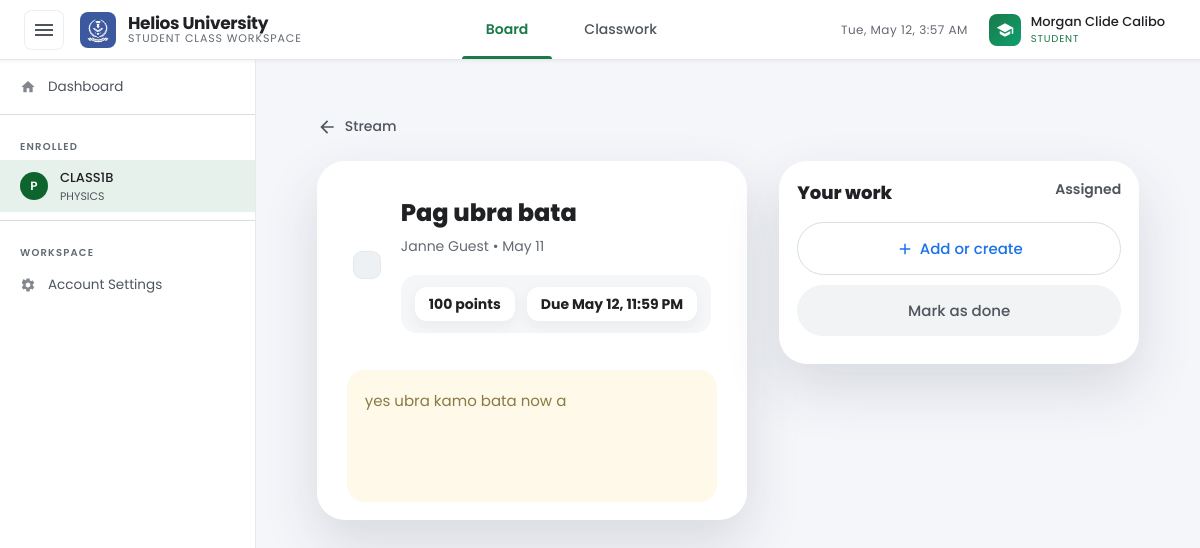
Page /class.php?id=C002&post=post_6a013a1532fb9 (signed in) on the committed database.
### tables this page shows
CREATE TABLE `users` (
  `id` int(10) UNSIGNED NOT NULL,
  `request_id` varchar(20) NOT NULL COMMENT 'Temp registration ID (REQ-XXXXXXXX), kept for audit trail',
  `authorized_person_id` varchar(36) DEFAULT NULL,
  `firstname` varchar(100) NOT NULL,
  `lastname` varchar(100) NOT NULL,
  `fullname` varchar(201) NOT NULL,
  `phonenumber` varchar(255) NOT NULL COMMENT 'Encrypted at application layer',
  `username` varchar(10) NOT NULL COMMENT 'Permanent ID — YY-XXXX format — set once on approval, NEVER updated',
  `email` varchar(255) NOT NULL COMMENT 'Encrypted at application layer',
  `password` varchar(255) DEFAULT NULL COMMENT 'bcrypt hash — NULL until approved',
  `role` enum('student','faculty','admin') NOT NULL,
  `status` enum('pending','active','disabled') NOT NULL DEFAULT 'pending',
  `activation_request` tinyint(1) NOT NULL DEFAULT 1,
  `registered_at` datetime NOT NULL DEFAULT current_timestamp(),
  `activated_at` datetime DEFAULT NULL COMMENT 'Set when admin approves the account',
  `must_change_password` tinyint(1) NOT NULL DEFAULT 0,
  `temp_password_expires_at` int(11) DEFAULT NULL,
  `disabled_reason` varchar(100) DEFAULT NULL,
  `disabled_at` datetime DEFAULT NULL,
  `otp` varchar(6) DEFAULT NULL,
  `otp_expiry` int(11) DEFAULT NULL,
  `disabled_by` varchar(100) DEFAULT NULL,
  `enabled_by` varchar(100) DEFAULT NULL,
  `enabled_at` datetime DEFAULT NULL,
  `password_changed_at` datetime DEFAULT NULL
);

CREATE TABLE `classes` (
  `id` varchar(20) NOT NULL,
  `name` varchar(200) NOT NULL,
  `subject` varchar(200) NOT NULL,
  `description` text DEFAULT NULL,
  `code` char(6) NOT NULL COMMENT '6-char alphanumeric join code',
  `owner` varchar(10) NOT NULL COMMENT 'Faculty YY-XXXX username',
  `status` enum('active','archived') NOT NULL DEFAULT 'active',
  `created_at` datetime NOT NULL DEFAULT current_timestamp()
);

CREATE TABLE `posts` (
  `id` varchar(20) NOT NULL,
  `class_id` varchar(20) NOT NULL,
  `type` enum('announcement','assignment','material') NOT NULL DEFAULT 'announcement',
  `title` varchar(255) DEFAULT NULL,
  `body` text DEFAULT NULL,
  `link_url` varchar(2048) DEFAULT NULL,
  `posted_by` varchar(10) NOT NULL,
  `posted_at` datetime NOT NULL DEFAULT current_timestamp(),
  `deadline` datetime DEFAULT NULL,
  `points` int(10) UNSIGNED DEFAULT NULL
);

### class.php (the view, shortened to what the rows shown need)
<?php
require_once __DIR__ . '/db.php';
class SystemCore implements DatabaseDriverInterface {
    public static function authenticateSession(): array {
        $role = $_SESSION['role'];
        return [
            'username' => htmlspecialchars($_SESSION['username'], ENT_QUOTES, 'UTF-8'),
            'role'     => htmlspecialchars($role, ENT_QUOTES, 'UTF-8')
        ];
    }
    public static function load(string $type): array {
        global $pdo;
        if ($type === 'classes') {
            $stmt = $pdo->query("SELECT * FROM classes");
            $classes = $stmt->fetchAll();
            foreach ($classes as &$cls) {
                $s = $pdo->prepare("SELECT * FROM subjects WHERE class_id = ?");
                $s->execute([$cls['id']]);
                $subjects = $s->fetchAll();
                foreach ($subjects as &$subj) {
                    $sm = $pdo->prepare("SELECT username FROM subject_members WHERE subject_id = ?");
                    $sm->execute([$subj['id']]);
                    $subj['students'] = array_column($sm->fetchAll(), 'username');
                }
                $cls['subjects'] = $subjects;
                $m = $pdo->prepare("SELECT username FROM class_members WHERE class_id = ?");
                $m->execute([$cls['id']]);
                $cls['members'] = array_column($m->fetchAll(), 'username');
                $p = $pdo->prepare("SELECT * FROM posts WHERE class_id = ? ORDER BY posted_at DESC");
                $p->execute([$cls['id']]);
                $posts = $p->fetchAll();
                foreach ($posts as &$post) {
                    $pf = $pdo->prepare("SELECT * FROM post_files WHERE post_id = ?");
                    $pf->execute([$post['id']]);
                    $pfile = $pf->fetch();
                    $post['file'] = $pfile ? [
                        'name' => $pfile['orig_name'],
                        'path' => $pfile['stored_path'],
                        'ext'  => $pfile['ext'],
                        'size' => $pfile['size'],
                    ] : null;
                    $cm = $pdo->prepare("SELECT * FROM comments WHERE post_id = ? ORDER BY posted_at ASC");
                    $cm->execute([$post['id']]);
                    $rawComments = $cm->fetchAll();
                    $post['comments'] = array_map(fn($c) => [
                        'id'        => $c['id'],
                        'author'    => $c['author'],
                        'role'      => $c['role'],
                        'body'      => $c['body'],
                        'posted_at' => $c['posted_at'],
                    ], $rawComments);
                    $sf = $pdo->prepare("SELECT * FROM submissions WHERE post_id = ?");
                    $sf->execute([$post['id']]);
                    $subs = $sf->fetchAll();
                }
            }
            return ['classes' => $classes];
        } else {
            $stmt = $pdo->query("SELECT * FROM users");
            $users = $stmt->fetchAll();
            return ['user' => $users];
        }
    }
}
class ClassroomManager {
    private array $classesData;
    private array $usersData;
    private string $currentUsername;
    private string $currentUserRole;
    private ?array $currentClass = null;
    private string $classId;
    public function __construct(string $username, string $role, string $classId) {
        $this->currentUsername = $username;
        $this->currentUserRole = $role;
        $this->classId = $classId;
$this->classesData = SystemCore::load('classes');
$this->usersData   = SystemCore::load('users');
    }
    private function resolveClassContext(): void {
        foreach ($this->classesData['classes'] as &$cls) {
            if (isset($cls['id']) && $cls['id'] === $this->classId) {
                if ($this->currentUserRole === 'faculty') {
                    if (($cls['owner'] ?? '') === $this->currentUsername || $this->isFacultyAssignedToClass($cls)) {
                        $this->currentClass = &$cls;
                        return;
                    }
                } elseif ($this->currentUserRole === 'student') {
                    if (in_array($this->currentUsername, $cls['members'] ?? [], true) || $this->isStudentEnrolledInSubject($cls)) {
                        $this->currentClass = &$cls;
                        return;
                    }
                } elseif ($this->currentUserRole === 'admin') {
                    $this->currentClass = &$cls;
                    return;
                }
            }
        }
        exit();
    }
    public function getClassData(): array {
        return $this->currentClass ?? [];
    }
    public function buildUserDictionary(): array {
        $dict = [];
        foreach ($this->usersData['user'] ?? [] as $user) {
            if (isset($user['username'])) {
                $dict[$user['username']] = $user;
            }
        }
        return $dict;
    }
    public function getCurrentProfile(): array {
        foreach ($this->usersData['user'] ?? [] as $user) {
            if (($user['username'] ?? '') === $this->currentUsername) {
                return $user;
            }
        }
        return [];
    }
}
class ViewRenderer {
    public static function getPostTheme(string $type): array {
        switch (strtolower(trim($type))) {
            case 'assignment':
                return ['label' => 'Assignment', 'color' => 'var(--gc-blue)', 'bg' => 'var(--gc-blue-light)', 'icon' => 'icon-assignment'];
        }
    }
}
$authData = SystemCore::authenticateSession();
$username = $authData['username'];
$role     = $authData['role'];
$classId = trim($_GET['id'] ?? $_GET['class_id'] ?? '');
$manager = new ClassroomManager($username, $role, $classId);
$currentClass    = $manager->getClassData();
$usersDictionary = $manager->buildUserDictionary();
$myProfile       = $manager->getCurrentProfile();
$myDisplayName = $myProfile['display_name'] ?? $myProfile['fullname'] ?? $username;
$facultyUsername = $currentClass['owner'] ?? '';
$facultyProfile  = $usersDictionary[$facultyUsername] ?? [];
$facultyName     = $facultyProfile['display_name'] ?? $facultyProfile['fullname'] ?? $facultyUsername;
$classPosts      = $currentClass['posts'] ?? [];
$activePostId = trim($_GET['post'] ?? '');
$activePost   = null;
if ($activePostId) {
    foreach ($classPosts as $p) {
        if (($p['id'] ?? '') === $activePostId) { $activePost = $p; break; }
    }
}
?>
<!DOCTYPE html>
<html lang="en">
<head>
</head>
<body>
<nav class="app-bar" id="globalAppBar">
    <div class="app-bar-right">
        <button type="button" class="user-avatar-trigger" id="accountButton" title="Account" aria-haspopup="dialog" aria-expanded="false">
            <span class="user-avatar-meta">
                <span class="user-avatar-name"><?= htmlspecialchars($myDisplayName) ?></span>
                <span class="user-avatar-role"><?= ucfirst($role) ?></span>
            </span>
        </button>
    </div>
</nav>
<div class="app-shell">
<nav class="class-sidebar" id="classSidebar">
    <?php
    $allClassesForSidebar = SystemCore::load('classes');
    $sidebarClasses = [];
    foreach ($allClassesForSidebar['classes'] ?? [] as $sc) {
        $facultyAssigned = false;
        $studentSubjectEnrollment = false;
        foreach ($sc['subjects'] ?? [] as $subject) {
            if (in_array($username, $subject['students'] ?? [], true)) $studentSubjectEnrollment = true;
        }
        if ($role === 'faculty' && (($sc['owner'] ?? '') === $username || $facultyAssigned)) $sidebarClasses[] = $sc;
        elseif ($role === 'student' && (in_array($username, $sc['members'] ?? [], true) || $studentSubjectEnrollment)) $sidebarClasses[] = $sc;
    }
    foreach (array_slice($sidebarClasses, 0, 8) as $sc):
        $scInitial = strtoupper(substr($sc['subject'] ?? $sc['name'], 0, 1));
        $isCurrentClass = ($sc['id'] === $classId);
    ?>
    <a href="class.php?id=<?= urlencode($sc['id']) ?>" class="sidebar-class-item <?= $isCurrentClass ? 'active' : '' ?>">
        <div class="sidebar-class-avatar" style="<?= $isCurrentClass ? 'background:var(--class-theme-grad);color:#fff;' : '' ?>"><?= $scInitial ?></div>
        <div class="sidebar-class-info">
            <span class="sidebar-class-name"><?= htmlspecialchars($sc['name']) ?></span>
            <span class="sidebar-class-sub"><?= htmlspecialchars($sc['subject'] ?? '') ?></span>
        </div>
    </a>
    <?php endforeach; ?>
</nav>
<main class="workspace-container" id="mainWorkspace">
    <?php if ($activePost): ?>
        <?php
            $postType  = $activePost['type'] ?? 'announcement';
            $isAssign  = ($postType === 'assignment');
            $mySub     = ($role === 'student' && $isAssign && isset($activePost['submissions'][$username]))
                         ? $activePost['submissions'][$username] : null;
            $isLate    = $isAssign && !empty($activePost['deadline']) && strtotime($activePost['deadline']) < time();
            $postTheme = ViewRenderer::getPostTheme($postType);
        ?>
        <div class="gc-detail-wrap">
            <a href="?id=<?= urlencode($classId) ?>#class-stream" class="gc-detail-back">
                <svg viewBox="0 0 24 24" style="width:20px;height:20px;fill:currentColor;"><path d="M20 11H7.83l5.59-5.59L12 4l-8 8 8 8 1.41-1.41L7.83 13H20v-2z"/></svg>
                Stream
            </a>
            <div class="gc-detail-layout">
                <div class="gc-detail-main">
                    <div class="gc-detail-header">
                        <div class="gc-detail-icon" style="background:<?= $postTheme['color'] ?>;">
                        </div>
                        <div class="gc-detail-title-group">
                            <h1 class="gc-detail-title"><?= htmlspecialchars($activePost['title'] ?? 'Untitled') ?></h1>
                            <div class="gc-detail-meta">
                                <?= htmlspecialchars($facultyName) ?> &bull; <?= date('M j', strtotime($activePost['posted_at'] ?? 'now')) ?>
                            </div>
                            <div class="gc-detail-points-row">
                                <?php if ($isAssign): ?>
                                    <span><?= htmlspecialchars((string)($activePost['points'] ?? 100)) ?> points</span>
                                    <?php if (!empty($activePost['deadline'])): ?>
                                        <span class="gc-detail-due">Due <?= date('M j, g:i A', strtotime($activePost['deadline'])) ?></span>
                                    <?php endif; ?>
                                <?php endif; ?>
                            </div>
                        </div>
                    </div>
                    <hr class="gc-detail-divider">
                    <?php if (!empty($activePost['body'])): ?>
                        <div class="gc-detail-body"><?= nl2br(htmlspecialchars($activePost['body'])) ?></div>
                    <?php endif; ?>
                </div>
                <?php if ($role === 'student' && $isAssign): ?>
                <aside class="gc-detail-sidebar">
                    <div class="gc-your-work-panel">
                        <div class="gc-yw-header">
                            <span class="gc-yw-title">Your work</span>
                            <?php if ($mySub): ?>
                                <?php if (isset($mySub['score']) && $mySub['score'] !== null && $mySub['score'] !== ''): ?>
                                    <span class="gc-yw-status graded">Graded</span>
                                <?php else: ?>
                                    <span class="gc-yw-status turned-in">Turned in</span>
                                <?php endif; ?>
                            <?php elseif ($isLate): ?>
                                <span class="gc-yw-status missing">Missing</span>
                            <?php else: ?>
                                <span class="gc-yw-status assigned">Assigned</span>
                            <?php endif; ?>
                        </div>
                        <?php if (!$mySub): ?>
                            <button class="gc-yw-add-btn" onclick="openStudentSubmitDialog('<?= htmlspecialchars($activePost['id']) ?>', '<?= htmlspecialchars(addslashes($activePost['title'] ?? '')) ?>')">
                                <svg viewBox="0 0 24 24" style="width:18px;height:18px;fill:currentColor;"><path d="M19 13h-6v6h-2v-6H5v-2h6V5h2v6h6v2z"/></svg>
                                Add or create
                            </button>
                            <?php if ($isLate): ?>
                                <p class="gc-yw-late-note">Work cannot be turned in after the due date</p>
                            <?php else: ?>
                                <button class="gc-yw-done-btn" onclick="openStudentSubmitDialog('<?= htmlspecialchars($activePost['id']) ?>', '<?= htmlspecialchars(addslashes($activePost['title'] ?? '')) ?>')">Mark as done</button>
                            <?php endif; ?>
                        <?php endif; ?>
                    </div>
                    </div>
                <?php endif; ?>
            </div>
        </div>
    <?php endif;  ?>
</body>
</html>

### rows in the picture
users: fullname "Morgan Clide Calibo"
classes: subject "P", name "CLASS1B", subject "PHYSICS", owner.fullname "Janne Guest"
posts: title "Pag ubra bata", posted_at "May 11", points "100", deadline "May 12, 11:59 PM", body "yes ubra kamo bata now a"

### other values in the picture
$role "STUDENT"
